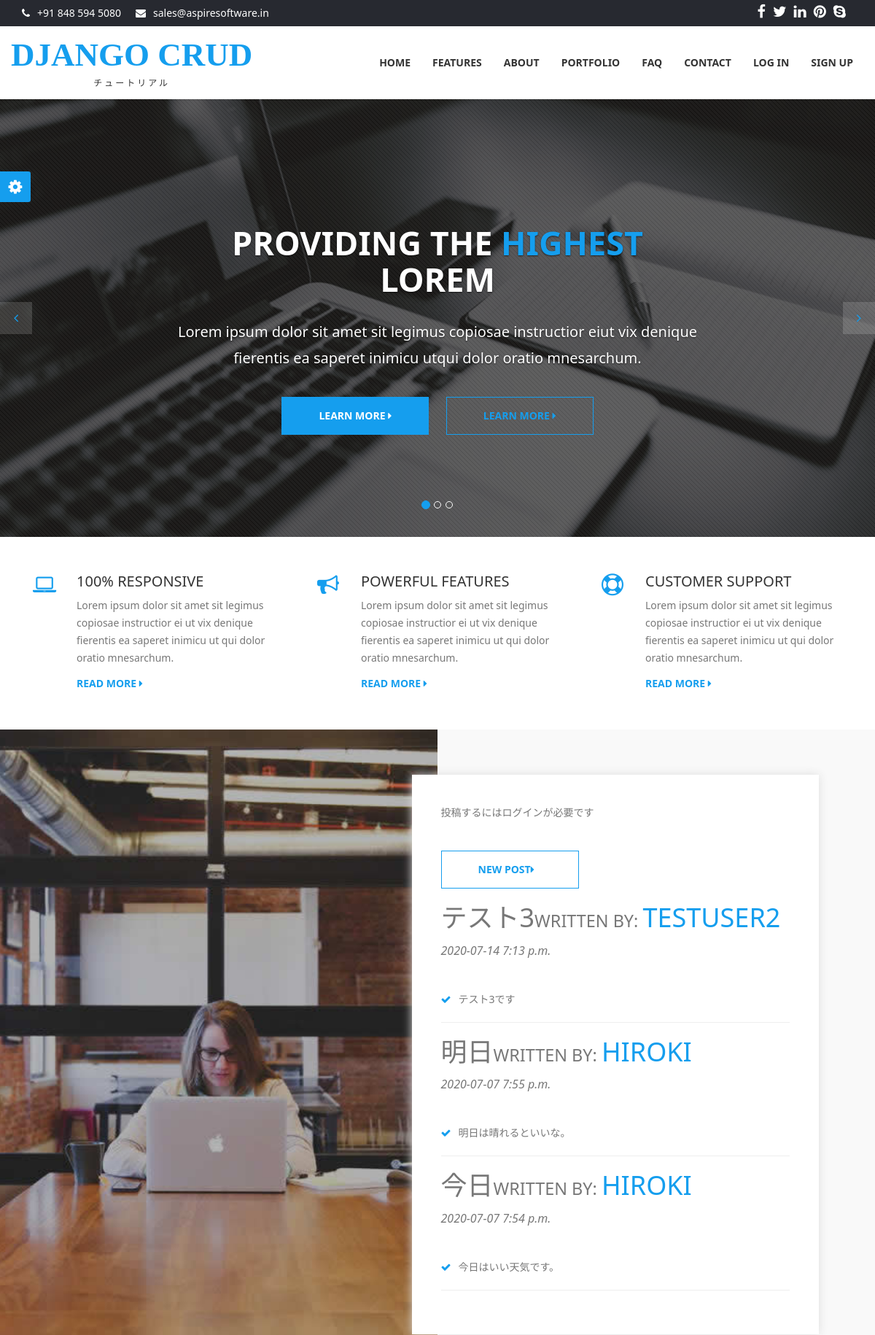
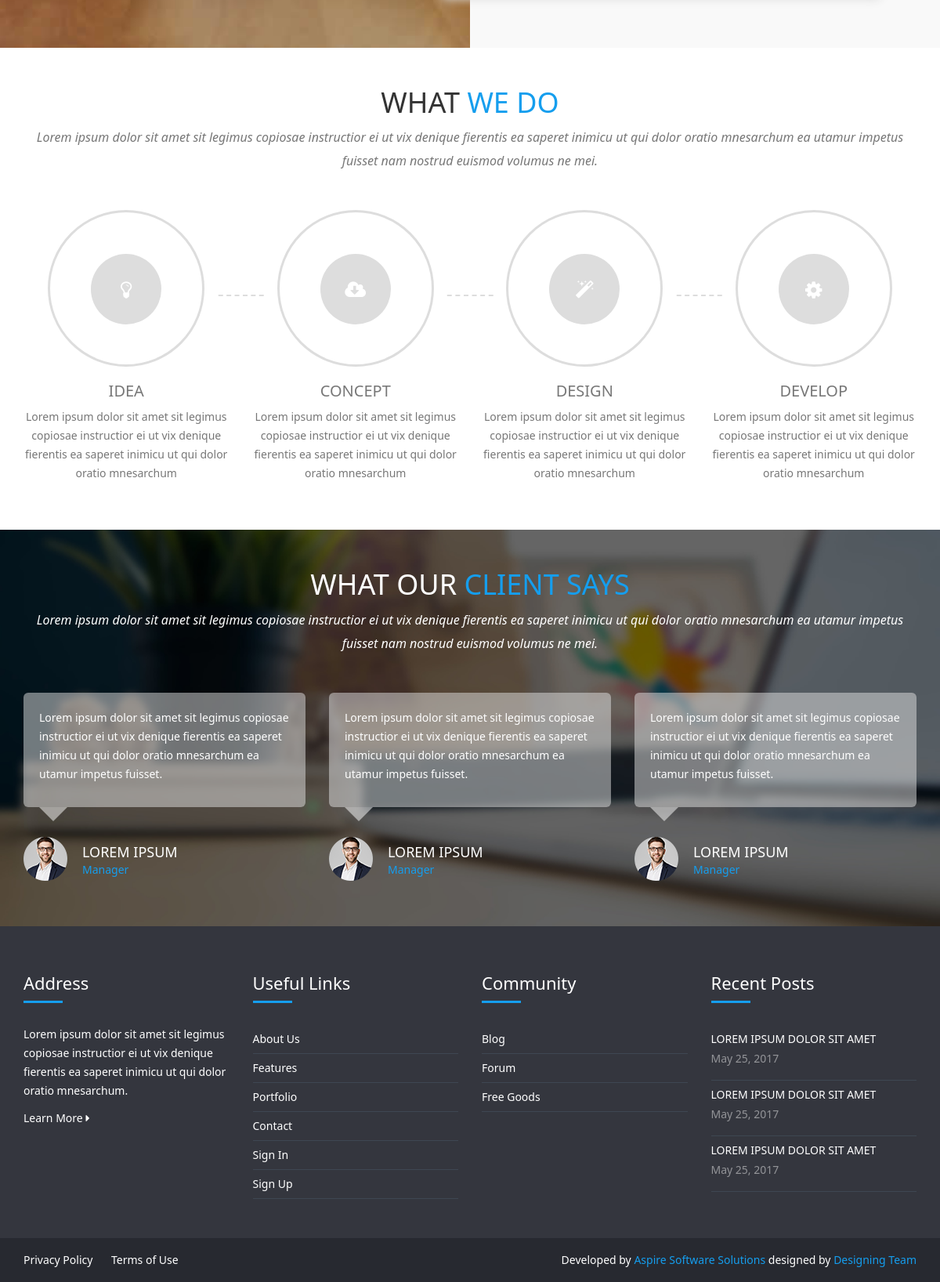
The page / on the database its author committed (2 pictures, top to bottom).
### blog/models.py (models this page shows, shortened)
class Post(models.Model):
    title = models.CharField(max_length=100)
    content = models.TextField()
    author = models.ForeignKey(User, on_delete=models.CASCADE)
    date_posted = models.DateTimeField(default=timezone.now)

### blog/views.py (the view)
# urls.py: path('', views.PostListView.as_view(), name='blog-home'),
class PostListView(ListView):
    model = Post
    template_name = 'blog/home.html'
    context_object_name = 'posts'
    ordering = ['-date_posted']

### blog/templates/blog/home.html (shortened to what this page needs)
{% extends 'account/base.html' %}
{% load static %}
    {% block body %}
    <div id="myCarousel" class="carousel slide">
        <ol class="carousel-indicators">
            <li data-target="#myCarousel" data-slide-to="0" class="active"></li>
            <li data-target="#myCarousel" data-slide-to="1"></li>
            <li data-target="#myCarousel" data-slide-to="2"></li>
        </ol>
        <div class="carousel-inner">
            <div class="item active">
                <div class="fill" style="background-image:url('static/img/banner-slide-1.jpg');"></div>
                <div class="carousel-caption slide-up">
                    <h1 class="banner_heading">Providing The <span>Highest </span>Lorem</h1>
                    <p class="banner_txt">Lorem ipsum dolor sit amet sit legimus copiosae instructior eiut vix denique
                        fierentis ea saperet inimicu utqui dolor oratio mnesarchum.</p>
                    <div class="slider_btn">
                        <button type="button" class="btn btn-default slide">Learn More <i
                                class="fa fa-caret-right"></i></button>
                        <button type="button" class="btn btn-primary slide">Learn More <i
                                class="fa fa-caret-right"></i></button>
                    </div>
                </div>
            </div>
        </div>
        <a class="left carousel-control" href="#myCarousel" role="button" data-slide="prev"> <i class="fa fa-angle-left"
                aria-hidden="true"></i>
        </a>
        <a class="right carousel-control" href="#myCarousel" role="button" data-slide="next"> <i
                class="fa fa-angle-right" aria-hidden="true"></i>
        </a>
    </div>
    <section id="features">
        <div class="container">
            <div class="row">
                <div class="col-md-4 col-xs-12 block">
                    <div class="col-md-2 col-xs-2"><i class="fa fa-laptop feature_icon"></i></div>
                    <div class="col-md-10 col-xs-10">
                        <h4>100% Responsive</h4>
                        <p>Lorem ipsum dolor sit amet sit legimus copiosae instructior ei ut vix denique fierentis ea
                            saperet inimicu ut qui dolor oratio mnesarchum.</p>
                        <a href="#" class="readmore">Read More <i class="fa fa-caret-right"></i></a>
                    </div>
                </div>
                <div class="col-md-4 col-xs-12 block">
                    <div class="col-md-2 col-xs-2"><i class="fa fa-bullhorn feature_icon"></i></div>
                    <div class="col-md-10 col-xs-10">
                        <h4>Powerful Features</h4>
                        <p>Lorem ipsum dolor sit amet sit legimus copiosae instructior ei ut vix denique fierentis ea
                            saperet inimicu ut qui dolor oratio mnesarchum.</p>
                        <a href="#" class="readmore">Read More <i class="fa fa-caret-right"></i></a>
                    </div>
                </div>
                <div class="col-md-4 col-xs-12 block">
                    <div class="col-md-2 col-xs-2"><i class="fa fa-support feature_icon"></i></div>
                    <div class="col-md-10 col-xs-10">
                        <h4>Customer Support</h4>
                        <p>Lorem ipsum dolor sit amet sit legimus copiosae instructior ei ut vix denique fierentis ea
                            saperet inimicu ut qui dolor oratio mnesarchum.</p>
                        <a href="#" class="readmore">Read More <i class="fa fa-caret-right"></i></a>
                    </div>
                </div>
            </div>
        </div>
    </section>
    <section id="about">
        <div class="image-holder col-lg-6 col-md-6 col-sm-6 col-xs-12 pull-left">
            <div class="background-imgholder">
            </div>
        </div>
        <div class="container-fluid">
            <div class="col-md-7 col-md-offset-5 col-sm-8 col-sm-offset-2 col-xs-12 text-inner ">
                <div class="text-block">
                    <div class="section-heading">
                        <p>投稿するにはログインが必要です</p>
                        <form action="{% url 'post-create' %}">
                            <button type="submit" class="btn btn-primary slide">New Post<i
                                    class="fa fa-caret-right"></i>
                            </button>
                        </form>
                        {% for post in posts  %}
                        <h1><a href="{% url 'post-detail' post.id %}">{{ post.title }}</a><small>written by: </small>
                            <span>{{ post.author }}</span></h1>
                        <p class="subheading">{{ post.date_posted|date:'Y-m-d P'  }}</p>
                        <ul class="aboutul">
                            <li> <i class="fa fa-check"></i>{{ post.content }}</li>
                        </ul>
                        <hr>
                        {% endfor %}
                    </div>
                </div>
            </div>
        </div>
    </section>
    <section id="process">
        <div class="container">
            <div class="section-heading text-center">
                <div class="col-md-12 col-xs-12">
                    <h1>What <span>We Do</span></h1>
                    <p class="subheading">Lorem ipsum dolor sit amet sit legimus copiosae instructior ei ut vix denique
                        fierentis ea saperet inimicu ut qui dolor oratio mnesarchum ea utamur impetus fuisset nam
                        nostrud euismod volumus ne mei.</p>
                </div>
            </div>
            <div class="row">
                <div class="col-md-3 col-sm-6 block process-block">
                    <div class="process-icon-holder">
                        <div class="process-border">
                            <span class="process-icon"><a href="#"><i
                                        class="fa fa-lightbulb-o feature_icon"></i></a></span></div>
                    </div>
                    <div class="process-text-block">
                        <h4><a href="#">Idea</a></h4>
                        <p>Lorem ipsum dolor sit amet sit legimus copiosae instructior ei ut vix denique fierentis ea
                            saperet inimicu ut qui dolor oratio mnesarchum</p>
                    </div>
                </div>
                <div class="col-md-3 col-sm-6 block process-block">
                    <div class="process-icon-holder">
                        <div class="process-border">
                            <span class="process-icon"><a href="#"><i
                                        class="fa fa-cloud-download feature_icon"></i></a></span></div>
                    </div>
                    <div class="process-text-block">
                        <h4><a href="#">Concept</a></h4>
                        <p>Lorem ipsum dolor sit amet sit legimus copiosae instructior ei ut vix denique fierentis ea
                            saperet inimicu ut qui dolor oratio mnesarchum</p>
                    </div>
                </div>
                <div class="col-md-3 col-sm-6 block process-block">
                    <div class="process-icon-holder">
                        <div class="process-border">
                            <span class="process-icon"><a href="#"><i class="fa fa-magic feature_icon"></i></a></span>
                        </div>
                    </div>
                    <div class="process-text-block">
                        <h4><a href="#">Design</a></h4>
                        <p>Lorem ipsum dolor sit amet sit legimus copiosae instructior ei ut vix denique fierentis ea
                            saperet inimicu ut qui dolor oratio mnesarchum</p>
                    </div>
                </div>
                <div class="col-md-3 col-sm-6 block process-block lastchild">
                    <div class="process-icon-holder">
                        <div class="process-border">
                            <span class="process-icon"><a href="#"><i class="fa fa-cog feature_icon"></i></a></span>
                        </div>
                    </div>
                    <div class="process-text-block">
                        <h4><a href="#">Develop</a></h4>
                        <p>Lorem ipsum dolor sit amet sit legimus copiosae instructior ei ut vix denique fierentis ea
                            saperet inimicu ut qui dolor oratio mnesarchum</p>
                    </div>
                </div>
            </div>
        </div>
    </section>
    <section id="testimonial">
        <div class="container">
            <div class="section-heading text-center">
                <div class="col-md-12 col-xs-12">
                    <h1>What Our <span>Client Says</span></h1>
                    <p class="subheading">Lorem ipsum dolor sit amet sit legimus copiosae instructior ei ut vix denique
                        fierentis ea saperet inimicu ut qui dolor oratio mnesarchum ea utamur impetus fuisset nam
                        nostrud euismod volumus ne mei.</p>
                </div>
            </div>
            <div class="row">
                <div class="col-md-4 col-sm-12 block ">
                    <div class="testimonial_box">
                        <p>Lorem ipsum dolor sit amet sit legimus copiosae instructior ei ut vix denique fierentis ea
                            saperet inimicu ut qui dolor oratio mnesarchum ea utamur impetus fuisset. </p>
                    </div>
                    <div class="arrow-down"></div>
                    <div class="testimonial_user">
                        <div class="user-image"><img src="{% static 'img/user1.png' %}" alt="user"
                                class="img-responsive" /></div>
                        <div class="user-info">
                            <h5>Lorem Ipsum</h5>
                            <p>Manager</p>
                        </div>
                    </div>
                </div>
                <div class="col-md-4 col-sm-12 block">
                    <div class="testimonial_box">
                        <p>Lorem ipsum dolor sit amet sit legimus copiosae instructior ei ut vix denique fierentis ea
                            saperet inimicu ut qui dolor oratio mnesarchum ea utamur impetus fuisset. </p>
                    </div>
                    <div class="arrow-down"></div>
                    <div class="testimonial_user">
                        <div class="user-image"><img src="{% static 'img/user1.png' %}" alt="user"
                                class="img-responsive" /></div>
                        <div class="user-info">
                            <h5>Lorem Ipsum</h5>
                            <p>Manager</p>
                        </div>
                    </div>
                </div>
                <div class="col-md-4 col-sm-12 block">
                    <div class="testimonial_box">
                        <p>Lorem ipsum dolor sit amet sit legimus copiosae instructior ei ut vix denique fierentis ea
                            saperet inimicu ut qui dolor oratio mnesarchum ea utamur impetus fuisset. </p>
                    </div>
                    <div class="arrow-down"></div>
                    <div class="testimonial_user">
                        <div class="user-image"><img src="{% static 'img/user1.png' %}" alt="user"
                                class="img-responsive" /></div>
                        <div class="user-info">
                            <h5>Lorem Ipsum</h5>
                            <p>Manager</p>
                        </div>
                    </div>
                </div>
            </div>
        </div>
    </section>
    <section id="footer">
        <div class="container">
            <div class="row">
                <div class="col-md-3 col-sm-3 col-xs-12 block">
                    <div class="footer-block">
                        <h4>Address</h4>
                        <hr />
                        <p>Lorem ipsum dolor sit amet sit legimus copiosae instructior ei ut vix denique fierentis ea
                            saperet inimicu ut qui dolor oratio mnesarchum.
                        </p>
                        <a href="#" class="learnmore">Learn More <i class="fa fa-caret-right"></i></a>
                    </div>
                </div>
                <div class="col-md-3 col-sm-3 col-xs-12 block">
                    <div class="footer-block">
                        <h4>Useful Links</h4>
                        <hr />
                        <ul class="footer-links">
                            <li><a href="#">About Us</a></li>
                            <li><a href="#">Features</a></li>
                            <li><a href="#">Portfolio</a></li>
                            <li><a href="#">Contact</a></li>
                            <li><a href="#">Sign In</a></li>
                            <li><a href="#">Sign Up</a></li>
                        </ul>
                    </div>
                </div>
                <div class="col-md-3 col-sm-3 col-xs-12 block">
                    <div class="footer-block">
                        <h4>Community</h4>
                        <hr />
                        <ul class="footer-links">
                            <li><a href="#">Blog</a></li>
                            <li><a href="#">Forum</a></li>
                            <li><a href="#">Free Goods</a></li>
                        </ul>
                    </div>
                </div>
                <div class="col-md-3 col-sm-3 col-xs-12 <block></block>">
                    <div class="footer-block">
                        <h4>Recent Posts</h4>
                        <hr />
                        <ul class="footer-links">
                            <li>
                                <a href="#" class="post">Lorem ipsum dolor sit amet</a>
                                <p class="post-date">May 25, 2017</p>
                            </li>
                            <li>
                                <a href="#" class="post">Lorem ipsum dolor sit amet</a>
                                <p class="post-date">May 25, 2017</p>
                            </li>
                            <li>
                                <a href="#" class="post">Lorem ipsum dolor sit amet</a>
                                <p class="post-date">May 25, 2017</p>
                            </li>
                        </ul>
                    </div>
                </div>
            </div>
        </div>
    </section>
    <section id="bottom-footer">
        <div class="container">
            <div class="row">
                <div class="col-md-6 col-sm-6 col-xs-12 btm-footer-links">
                    <a href="#">Privacy Policy</a>
                    <a href="#">Terms of Use</a>
                </div>
                <div class="col-md-6 col-sm-6 col-xs-12 copyright">
                    Developed by <a href="#">Aspire Software Solutions</a> designed by <a href="#">Designing Team</a>
                </div>
            </div>
        </div>
    </section>
    <div id="panel">
        <a class="open" href="#"><span><i class="fa fa-gear fa-spin"></i></span></a>
    </div>
    {% endblock body %}

### rows shown on the page
Post: title "テスト3", author "TESTUSER2", date_posted "2020-07-14 7:13 p.m.", content "テスト3です"
Post: title "明日", author "HIROKI", date_posted "2020-07-07 7:55 p.m.", content "明日は晴れるといいな。"
Post: title "今日", author "HIROKI", date_posted "2020-07-07 7:54 p.m.", content "今日はいい天気です。"
